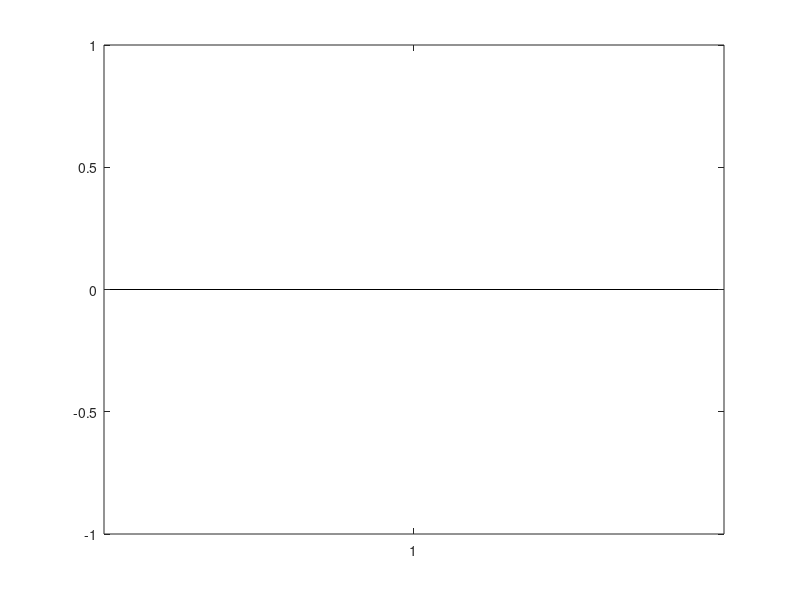

Write the MATLAB code that produced this figure. (Note: this script raises an error after producing the figure.)
bar(ans);
text([1:1:10],ans,num2str(ans,'%0.2f'),... 
'HorizontalAlignment','center',... 
'VerticalAlignment','bottom');
title(['DPSH MAP@all codelens = ', num2str(48)]);